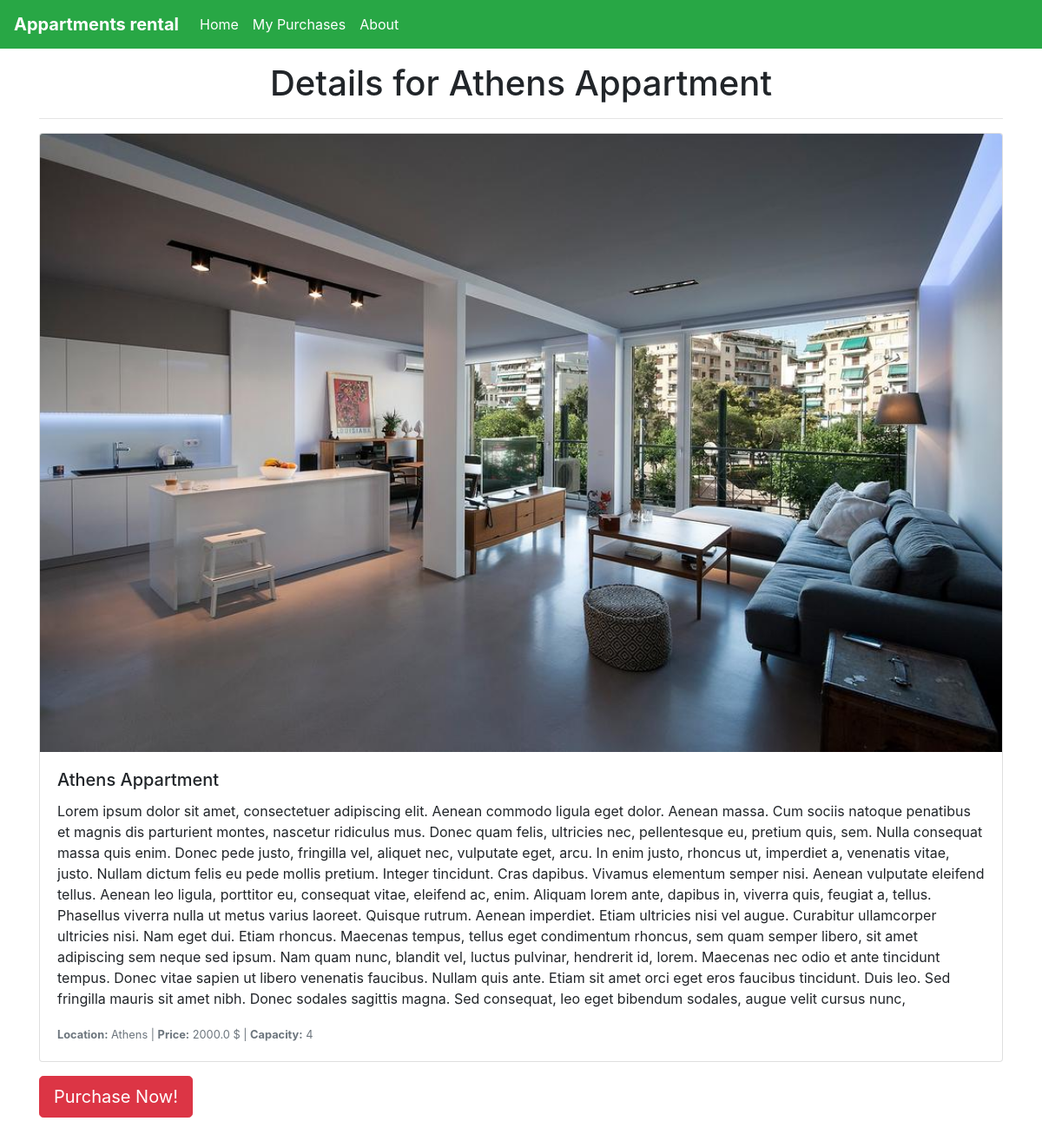
Page /details/2/ on the committed database.
### appartments/models.py (models this page shows, shortened)
class Appartment(models.Model):
    title = models.CharField(max_length=200)
    location = models.CharField(max_length=200)
    description = models.TextField()
    price = models.FloatField()
    capacity = models.IntegerField()
    image = models.ImageField(null=True, blank=True)

### appartments/views.py (the view)
# urls.py: path('details/<int:pk>/', views.details, name='details'),
def details(request, pk):
    obj = Appartment.objects.get(id=pk)
    context = {
        'obj': obj
    }
    return render(request, 'appartments/details.html', context)

### appartments/templates/appartments/details.html
{% extends 'appartments/base.html' %}
{% block content %}
    <div class="mt-3" style='text-align: center'>
        <h1>Details for {{ obj.title }}<h1>
    </div>
    <hr>
    <div class="card mb-3 mt-3">
        <img class="card-img-top" src="{{ obj.image.url }}" alt="Card image cap">
        <div class="card-body">
            <h5 class="card-title">{{ obj.title }}</h5>
            <p class="card-text">{{ obj.description }}</p>
            <p class="card-text"><small class="text-muted"><b>Location:</b> {{ obj.location }} | <b>Price:</b> {{ obj.price }} $ | <b>Capacity:</b> {{ obj.capacity }}</small></p>
        </div>
    </div>
    <div class="mt-3">
        <a class="btn btn-danger btn-lg mb-5" href="{% url 'purchase' obj.id %}">Purchase Now!</a>
    </div>
{% endblock content %}

### rows in the picture
Appartment: title "Athens Appartment", image (picture), description "Lorem ipsum dolor sit amet, consectetuer adipiscing elit. Aenean commodo ligula eget dolor. Aenean massa. Cum sociis natoque penatibus et magnis dis parturient montes, nascetur ridiculus mus. Donec quam felis, ultricies nec, pellentesque eu, pretium quis, sem. Nulla consequat massa quis enim. Donec pede justo, fringilla vel, aliquet nec, vulputate eget, arcu. In enim justo, rhoncus ut, imperdiet a, venenatis vitae, justo. Nullam dictum felis eu pede mollis pretium. Integer tincidunt. Cras dapibus. Vivamus elementum semper nisi. Aenean vulputate eleifend tellus. Aenean leo ligula, porttitor eu, consequat vitae, eleifend ac, enim. Aliquam lorem ante, dapibus in, viverra quis, feugiat a,…", location "Athens", price "2000.0", capacity "4"
